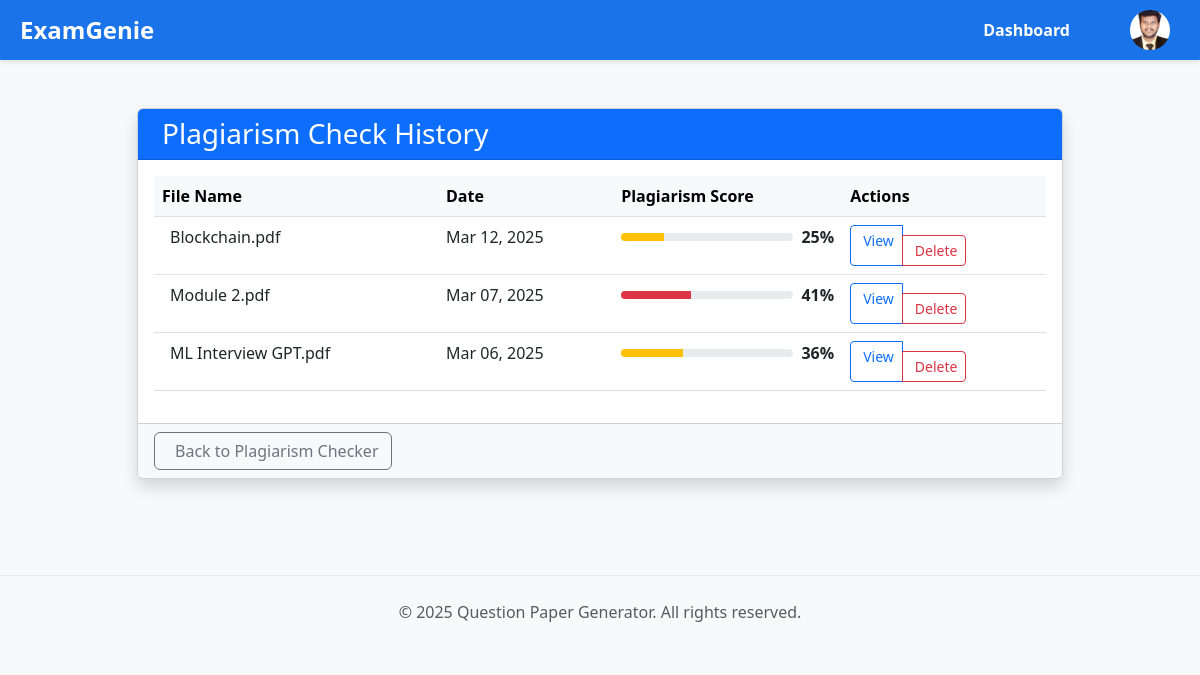
The page /plagiarism/history/ (signed in) on the database its author committed.
### main/models.py (models this page shows, shortened)
class Teacher(AbstractBaseUser, PermissionsMixin):
    email = models.EmailField(unique=True)
    first_name = models.CharField(max_length=50, null=True, blank=True)  # Allowing null
    last_name = models.CharField(max_length=50, null=True, blank=True)  # Allowing null
    profile_photo = models.ImageField(upload_to='profile_photos/', null=True, blank=True)  # Allowing null
    specialization = models.CharField(max_length=100)
    is_active = models.BooleanField(default=True)
    is_staff = models.BooleanField(default=False)
    objects = TeacherManager()
    USERNAME_FIELD = 'email'
    REQUIRED_FIELDS = []

class PlagiarismReport(models.Model):
    user = models.ForeignKey(settings.AUTH_USER_MODEL, on_delete=models.CASCADE)
    file_name = models.CharField(max_length=255)
    content_length = models.IntegerField(default=0)
    plagiarism_score = models.FloatField(default=0.0)
    plagiarism_details = models.TextField()
    date_created = models.DateTimeField(auto_now_add=True)
    class Meta:
        ordering = ['-date_created']

### main/views6.py (the view)
# urls.py: path('plagiarism/history/', views6.plagiarism_history, name='plagiarism_history'),
@login_required
def plagiarism_history(request):
    reports = PlagiarismReport.objects.filter(user=request.user).order_by('-date_created')
    return render(request, 'main/plagiarism_history.html', {'reports': reports})

### main/templates/main/plagiarism_history.html (shortened to what this page needs)
{% extends 'main/pdf_base.html' %}
{% load static %}
{% block content %}
<div style="background-color: #1a73e8; color: white; display: flex; justify-content: space-between; align-items: center; padding: 10px 20px; box-shadow: 0 2px 5px rgba(0,0,0,0.1); position: sticky; top: 0; z-index: 1000; width: 100%;">
    <a href="{% if user.is_authenticated %}{% url 'dashboard' %}{% else %}{% url 'login' %}{% endif %}" id="examgenie-brand" style="font-size: 24px; font-weight: bold; color: white; text-decoration: none; cursor: pointer;">
      ExamGenie
    </a>
    <a href="{% url 'dashboard' %}" class="nav-item" style="color: white; text-decoration: none; margin: 0 15px;">
      Dashboard
    </a>
    <div id="profile-container" style="position: relative; display: flex; align-items: center;">
      <div id="profile-photo" style="cursor: pointer;">
        <img src="{{ user.profile_photo.url }}" alt="Profile" class="profile-pic" style="width: 40px; height: 40px; border-radius: 50%;">
      </div>
    </div>
  </div>
<div class="container py-5">
    <div class="row justify-content-center">
        <div class="col-lg-10">
            <div class="card shadow">
                <div class="card-header bg-primary text-white">
                    <h3 class="mb-0">Plagiarism Check History</h3>
                </div>
                <div class="card-body">
                    {% if reports %}
                        <div class="table-responsive">
                            <table class="table table-hover">
                                <thead class="table-light">
                                    <tr>
                                        <th>File Name</th>
                                        <th>Date</th>
                                        <th>Plagiarism Score</th>
                                        <th>Actions</th>
                                    </tr>
                                </thead>
                                <tbody>
                                    {% for report in reports %}
                                        <tr id="report-row-{{ report.id }}">
                                            <td>
                                                {{ report.file_name }}
                                            </td>
                                            <td>{{ report.date_created|date:"M d, Y" }}</td>
                                            <td>
                                                <div class="d-flex align-items-center">
                                                    <div class="progress flex-grow-1" style="height: 8px;">
                                                        <div class="progress-bar
                                                            {% if report.plagiarism_score < 20 %}bg-success{% elif report.plagiarism_score < 40 %}bg-warning{% else %}bg-danger{% endif %}"
                                                            role="progressbar"
                                                            style="width: {{ report.plagiarism_score }}%;"
                                                            aria-valuenow="{{ report.plagiarism_score }}"
                                                            aria-valuemin="0"
                                                            aria-valuemax="100">
                                                        </div>
                                                    </div>
                                                    <span class="ms-2 fw-bold">{{ report.plagiarism_score|floatformat:"0" }}%</span>
                                                </div>
                                            </td>
                                            <td>
                                                <div class="btn-group">
                                                    <a href="{% url 'plagiarism_results' report_id=report.id %}" class="btn btn-sm btn-outline-primary">
                                                         View
                                                    </a>
                                                    <button type="button" class="btn btn-sm btn-outline-danger delete-report" data-report-id="{{ report.id }}" data-bs-toggle="modal" data-bs-target="#deleteConfirmModal" data-report-name="{{ report.file_name }}">
                                                         Delete
                                                    </button>
                                                </div>
                                            </td>
                                        </tr>
                                    {% endfor %}
                                </tbody>
                            </table>
                        </div>
                    {% endif %}
                </div>
                <div class="card-footer bg-light">
                    <a href="{% url 'plagiarism_checker' %}" class="btn btn-outline-secondary">
                        Back to Plagiarism Checker
                    </a>
                </div>
            </div>
        </div>
    </div>
</div>
{% endblock %}

### main/templates/main/pdf_base.html (shortened to what this page needs)
<!DOCTYPE html>
<html lang="en">
<head>
    <link href="https://cdn.jsdelivr.net/npm/bootstrap@5.3.0-alpha1/dist/css/bootstrap.min.css" rel="stylesheet">
</head>
<body>
    <main>
        {% block content %}{% endblock %}
    </main>
    <footer class="footer">
        <div class="container text-center">
            <p class="text-muted mb-0">© {% now "Y" %} Question Paper Generator. All rights reserved.</p>
        </div>
    </footer>
</body>
</html>

### rows shown on the page
Teacher: profile_photo (picture)
PlagiarismReport: file_name "Blockchain.pdf", date_created "Mar 12, 2025", plagiarism_score "25"
PlagiarismReport: file_name "Module 2.pdf", date_created "Mar 07, 2025", plagiarism_score "41"
PlagiarismReport: file_name "ML Interview GPT.pdf", date_created "Mar 06, 2025", plagiarism_score "36"
